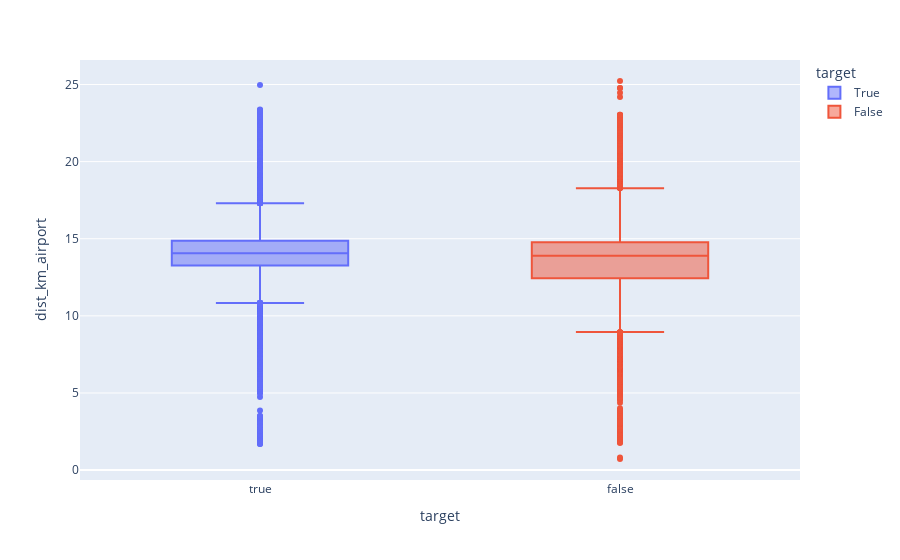

Notebook source saved alongside this figure:
### Code cell
#Distancia dde Aeropuerto

px.box(
    data_frame=df,
    x="target",
    y="dist_km_airport",
    color="target",
)

### Figure 1 — Plotly figure (JSON) as saved in the notebook; plotly's stock layout.template omitted (floating-point values rounded to 4 significant figures; data arrays with more than 128 entries replaced by an {"elided": "..."} marker saying what was removed)
{"data": [{"alignmentgroup": "True", "hovertemplate": "target=%{x}<br>dist_km_airport=%{y}<extra></extra>", "legendgroup": "True", "marker": {"color": "#636efa"}, "name": "True", "notched": false, "offsetgroup": "True", "orientation": "v", "showlegend": true, "type": "box", "x": {"elided": "14228 bool values"}, "x0": " ", "xaxis": "x", "y": {"elided": "14228 float values"}, "y0": " ", "yaxis": "y"}, {"alignmentgroup": "True", "hovertemplate": "target=%{x}<br>dist_km_airport=%{y}<extra></extra>", "legendgroup": "False", "marker": {"color": "#EF553B"}, "name": "False", "notched": false, "offsetgroup": "False", "orientation": "v", "showlegend": true, "type": "box", "x": {"elided": "6792 bool values"}, "x0": " ", "xaxis": "x", "y": {"elided": "6792 float values"}, "y0": " ", "yaxis": "y"}], "layout": {"boxmode": "overlay", "legend": {"title": {"text": "target"}, "tracegroupgap": 0}, "margin": {"t": 60}, "xaxis": {"anchor": "y", "categoryarray": [true, false], "categoryorder": "array", "domain": [0, 1], "title": {"text": "target"}}, "yaxis": {"anchor": "x", "domain": [0, 1], "title": {"text": "dist_km_airport"}}}}
